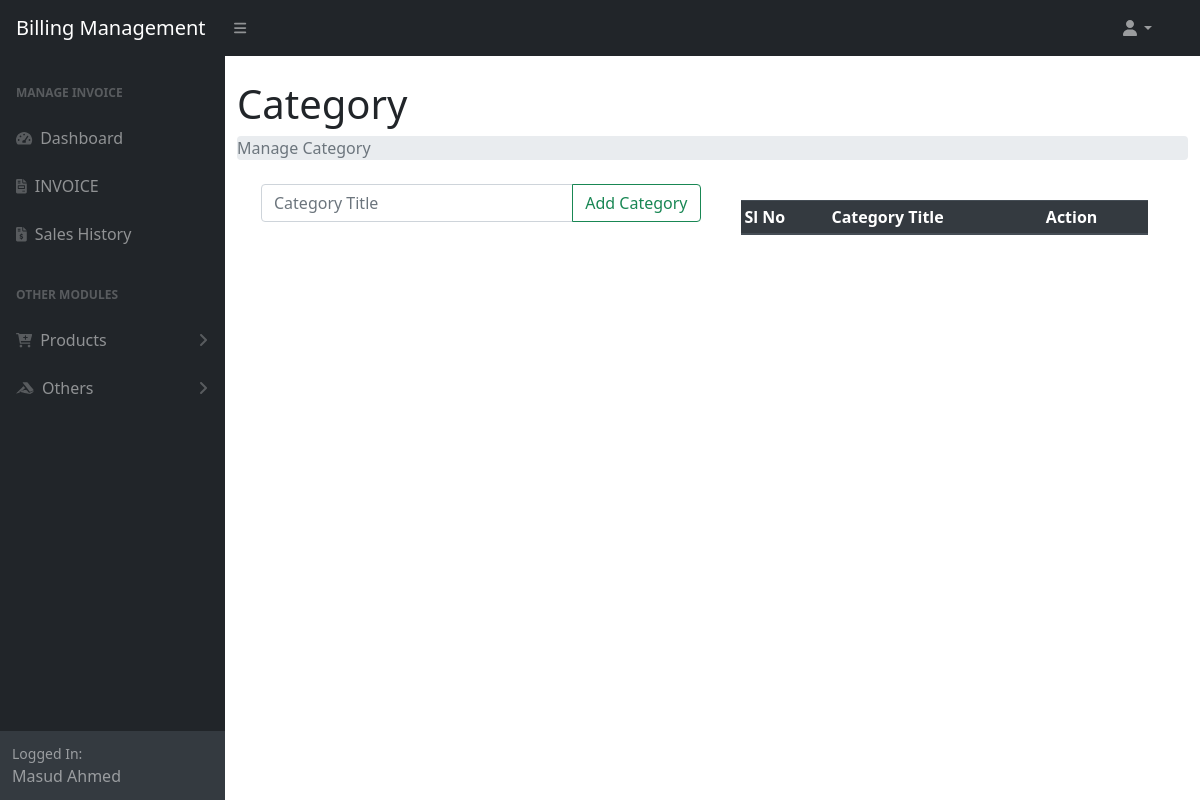
The page /manage_category.php (signed in) on the database as committed earlier.
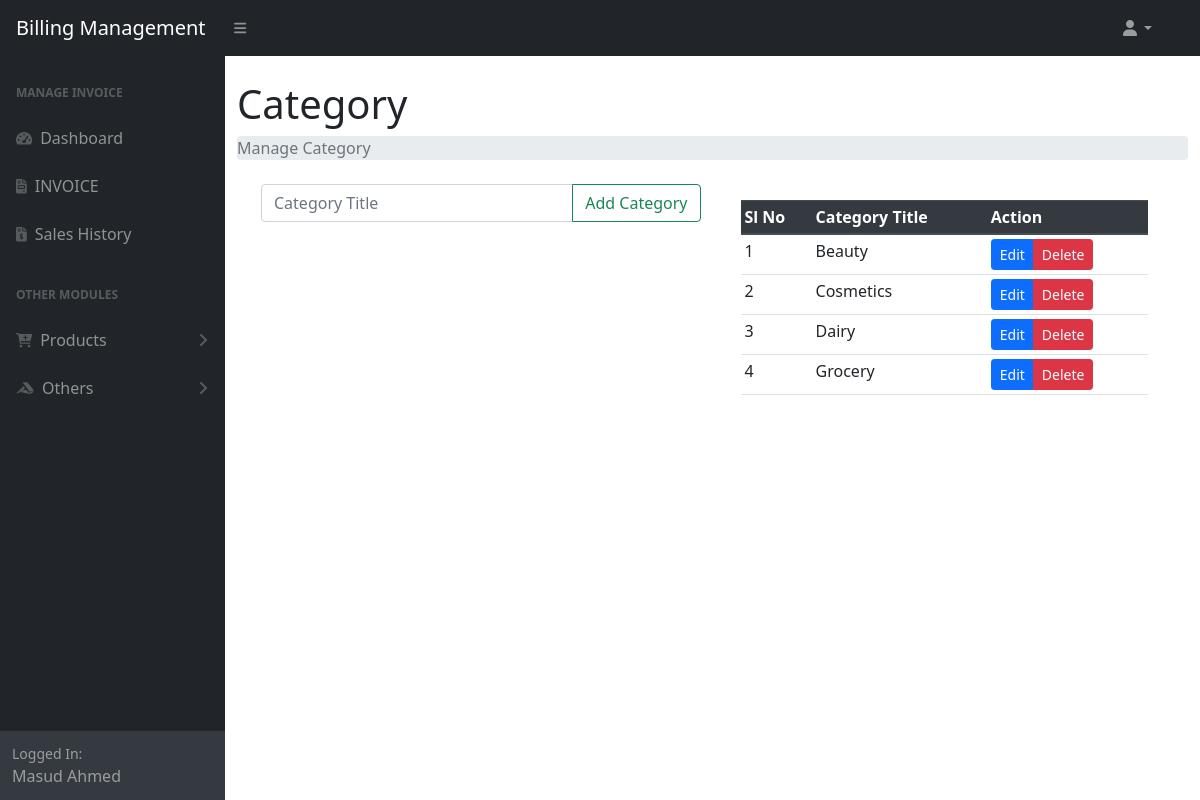
The same page on the database as committed later.
### tables this page shows
CREATE TABLE `category` (
  `cid` int(11) NOT NULL,
  `ctitle` varchar(50) NOT NULL
);

### manage_category.php (the view, shortened to what this page needs)
<?php include_once "menu/header.php"; ?>
<div class="container-fluid">
    <h1 class="mt-4">Category</h1>
    <ol class="breadcrumb mb-4">
        <li class="breadcrumb-item active">Manage Category</li>
    </ol>
    <div class="container">
        <div class="parent-container d-flex">
            <div class="container">
                <div class="row">
                    <div class="col">
                        <form method="POST">
                            <div class="input-group">
                                <input type="text" class="form-control" id="" name="cat_title" placeholder="Category Title" required>
                                <div class="input-group-append">
                                    <input type="submit" class="btn btn-outline-success" name="addcat" value="Add Category">
                                </div>
                            </div>
                        </form>
                    </div>
                </div>
                <br>
                <br><br>
            </div>
            <div class="container">
                <div class="card-body">
                    <table id="datatablesSimple" class="table table-sm">
                        <thead class="thead-dark">
                            <tr class="trstick">
                                <th scope="col">Sl No</th>
                                <th scope="col">Category Title</th>
                                <th scope="col">Action</th>
                            </tr>
                        </thead>
                        <tbody>
                            <?php
                            $sql = "SELECT * FROM `category` ORDER BY `ctitle`";
                            $res = mysqli_query($conn, $sql);
                            if (mysqli_num_rows($res) > 0) {
                                $sl = 0;
                                while ($data = mysqli_fetch_assoc($res)) {
                                    $cat_id = $data['cid'];
                            ?>
                                    <tr>
                                        <td><?= ++$sl ?></td>
                                        <td><?= $data['ctitle'] ?></td>
                                        <td>
                                            <div class="btn-group">
                                                <a href="#update_<?= $cat_id ?>" class="btn btn-primary btn-sm" data-target="#update_<?= $cat_id ?>" data-toggle="modal" id="">Edit</a>
                                                <a href="#del_<?= $cat_id ?>" class="btn btn-danger btn-sm" data-toggle="modal">Delete</a>
                                            </div>
                                        </td>
                                    </tr>
                            <?php
                                }
                            } else {
                                $_SESSION['msg'] = "No data available";
                            }
                            ?>
                        </tbody>
                    </table>
                </div>
            </div>
        </div>
    </div>
</div>
<?php include_once "menu/footer.php"; ?>

Rows that differ between the two databases and show on the page:
added category: ctitle "Beauty"
added category: ctitle "Cosmetics"
added category: ctitle "Dairy"
added category: ctitle "Grocery"
